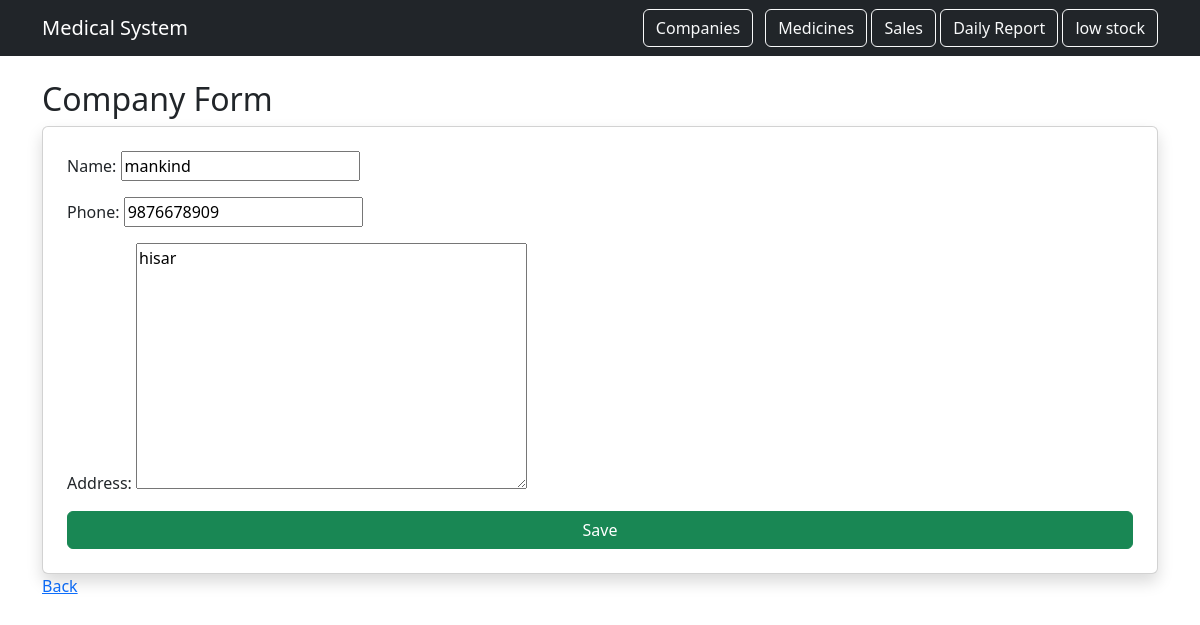
Screenshot of /companies/edit/1/ with the database file from the repository.
### medicines/models.py (models this page shows, shortened)
class Company(models.Model):
    name = models.CharField(max_length=100)
    phone = models.CharField(max_length=15)
    address = models.TextField()

### medicines/views.py (the view)
# urls.py: path('companies/edit/<int:pk>/', views.company_update, name='company_update'),
def company_update(request, pk):
    company = get_object_or_404(Company, pk=pk)
    form = CompanyForm(request.POST or None, instance=company)
    if form.is_valid():
        form.save()
        return redirect('company_list')
    return render(request, 'companies/company_form.html', {'form': form})

### medicines/views.py
class CompanyForm(forms.ModelForm):
    class Meta:
        model = Company
        fields = '__all__'

### templates/companies/company_form.html (shortened to what this page needs)
{% extends 'base.html' %}
{% block content %}
<h2>Company Form</h2>
<form method="post" class="card p-4 shadow">
    {{ form.as_p }}
    <button class="btn btn-success" type="submit">Save</button>
</form>
<a href="{% url 'company_list' %}">Back</a>
{% endblock %}

### rows the page displays
Company: name "mankind", phone "9876678909", address "hisar"
